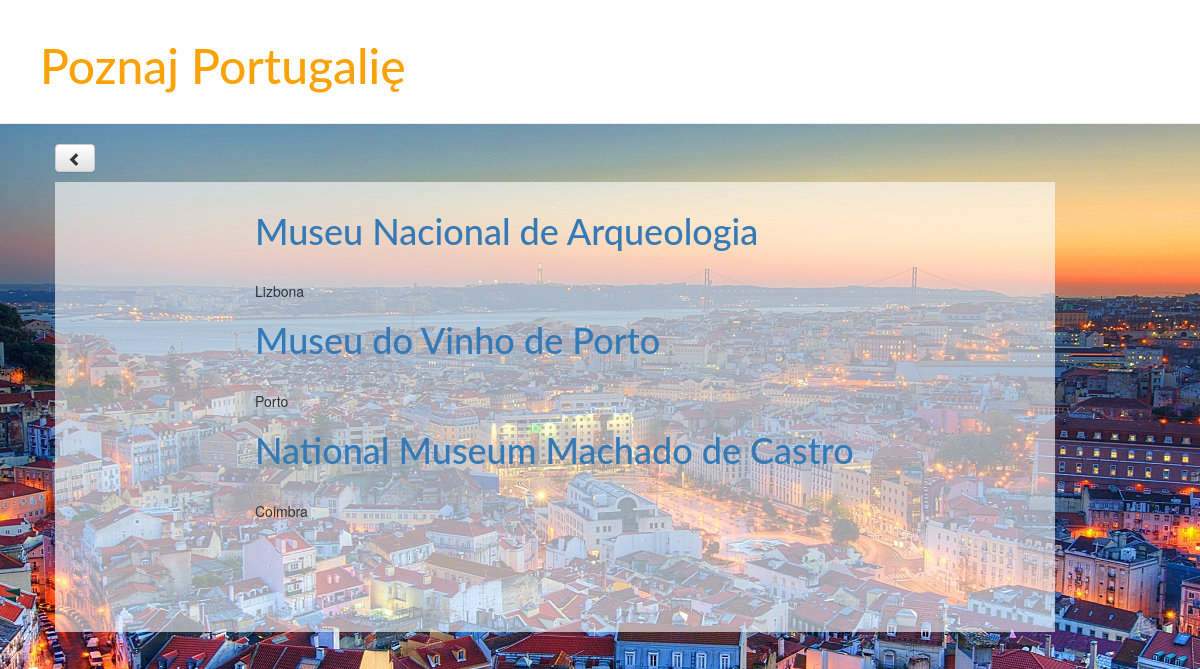
/museum_list, run on the app's committed database.
### blog/models.py (models this page shows, shortened)
class Recommended(models.Model):
		city = models.ForeignKey(Place, related_name='recommendeds')
		category = models.CharField(max_length=250)
		name = models.CharField(max_length=200)
		address = models.CharField(max_length=200)
		body = models.TextField()

class Place(models.Model):
		name = models.CharField(max_length=200)
		parametr = models.CharField(max_length=30)
		text = models.TextField()
		image = models.FileField(null=True, blank=True)
		def __str__(self):
			return self.name

### blog/views.py (the view)
# urls.py: url(r'^museum_list', views.museum_list, name='museum_list'),
def museum_list(request):
    museums = Recommended.objects.all()
    template = 'blog/museum_list.html'
    context = {'museums': museums}
    return render(request, template, context)

### blog/templates/blog/museum_list.html
{% extends 'blog/base.html' %}
{% block content %}
    <a class="btn btn-default" href="{% url 'place_list' %}"><span class="glyphicon glyphicon-chevron-left"></span></a>
     <div class="place">
        {% for recommended in museums %}
            {% if recommended.category == 'Muzeum' %}
                <a href = "{% url 'museum_detail' pk=recommended.pk %}"> <h1>{{ recommended.name }}</h1></a>
                <br>{{ recommended.city }}
            {% endif %}
        {% empty %}
                Is empty?!
        {% endfor %}
    </div>
{% endblock %}

### blog/static/css/blog.css (style rules this page uses)
body { background-image: url('images/flag.jpg'); background-attachment: fixed; background-size: 100%; width: 100%; background-repeat: no-repeat; }
h1, h2, h3, h4 { font-family: 'Lato', cursive; }
.place { background-color: rgba(255, 255, 255, 0.6); margin-left: 0px; padding-top: 10px; padding-bottom: 20px; padding-left: 200px; padding-right: 200px; margin-top: 10px; margin-bottom: 10px; height: 450px; width: 1000px; text-decoration: none; }

### data on the page
Recommended: name "Museu Nacional de Arqueologia", city "Lizbona"
Recommended: name "Museu do Vinho de Porto", city "Porto"
Recommended: name "National Museum Machado de Castro", city "Coimbra"
